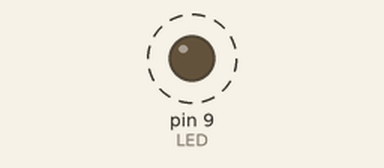
This sketch was run on a simulated Arduino Uno, built with avr-gcc and run on an emulated ATmega328P. Shown: output pins drawn as LEDs (lit = HIGH). Dashed ring = blinking.

Above: at 0.04 s.
Timing chart, 0 to 3.0 s (numbered marks = the images above):
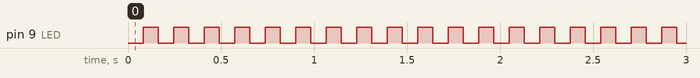

The sketch:

16bit_timer_counter_.ino
```cpp
#define F_CPU 160000000UL
#include <avr/io.h>

void timer1_init()
{
  //분주비 설정 : 1024(타/카 동작시작)
  TCCR1B |= 0b101<<CS10;
  OCR1A = 0x500;			//비교대상
  TCCR1A |= 1<<COM1A0;		//토글 파형 출력
  TCCR1B |= 1<<WGM12;		//CTC : 일치시 클리어

}

int main()
{
  DDRB |= 1 << PB1;	//내장 LED
  timer1_init();

  while(1) {}

}
```

Measured:
- by itself, pin 9 (LED): alternates HIGH for 0.08 s and LOW for 0.08 s
